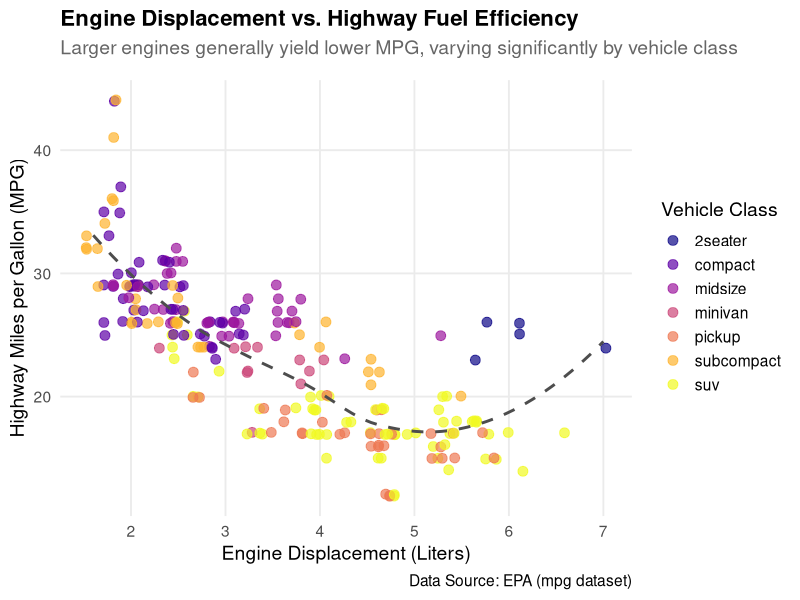

Write R code to recreate this figure.
## ---- chunk 1
library(tidyverse)
## ---- chunk 2
# Ensure the tidyverse package is loaded
library(tidyverse)

# Create an interactive-feeling static visualization using the mpg dataset
ggplot(data = mpg, aes(x = displ, y = hwy, color = class)) +
  # Add points with some jitter and transparency to reduce overlapping
  geom_jitter(size = 3, alpha = 0.7, width = 0.1, height = 0.1) +
  # Add a smooth trend line to show the overall relationship
  geom_smooth(aes(group = 1), method = "loess", color = "gray30", se = FALSE, linetype = "dashed") +
  # Apply a clean, modern minimal theme
  theme_minimal(base_size = 14) +
  # Customize colors using a distinct palette
  scale_color_viridis_d(option = "plasma") +
  # Add clear, descriptive labels
  labs(
    title = "Engine Displacement vs. Highway Fuel Efficiency",
    subtitle = "Larger engines generally yield lower MPG, varying significantly by vehicle class",
    x = "Engine Displacement (Liters)",
    y = "Highway Miles per Gallon (MPG)",
    color = "Vehicle Class",
    caption = "Data Source: EPA (mpg dataset)"
  ) +
  # Fine-tune theme details for presentation
  theme(
    plot.title = element_text(face = "bold", size = 16),
    plot.subtitle = element_text(color = "gray40", margin = margin(b = 15)),
    legend.position = "right",
    panel.grid.minor = element_blank()
  )
